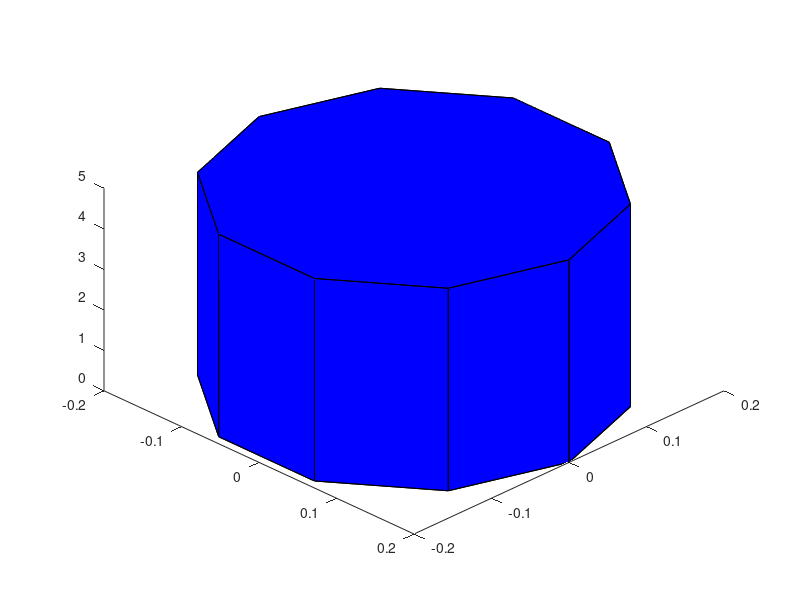

Write the MATLAB code that produced this figure.
function robot_draw
% Draw the static Scara Robot

r = 0.2; % radius
h = 5; % height
n = 10; % number of vertices in circle
dtheta = 2*pi/n;
theta = 0; 

% create vertices
bottom_verts = zeros(n,3);
top_verts = bottom_verts;
for i = 1:n  
    bottom_verts(i,:) = [r*cos(theta), r*sin(theta), 0];
    top_verts(i,:) = [r*cos(theta), r*sin(theta), h];
  
    theta = theta + dtheta;
end
     
vertices = [bottom_verts; top_verts];

top_face = 1:n;
bottom_face = n+1:2*n;

side_faces = zeros(n);
for i = 1:n-1
    side_faces(i,1:4) = [i, i+1, i+n+1, i+n];
    side_faces(i,5:n) = ones(1,n-4)*(i+n);
end
side_faces(n,1:4) = [2*n, n+1, 1, n];
side_faces(n,5:n) = ones(1,n-4)*n;

faces = [top_face; bottom_face; side_faces];
figure(1); clf;

patch('Vertices',vertices,'Faces',faces,'facecolor','b')
view([45 45])
faces
% keyboard;


end


% 
% % patch(?Vertices?,vertices_link1,?Faces?,faces_link1,?faceColor?,[RGB values])
% vertices = [0 0 0;
%             0 1 0;
%             1 1 0;
%             1 0 0;
%             0 0 1;
%             0 1 1;
%             1 1 1;
%             1 0 1];
% faces = [1 2 3 4; 5 6 7 8;
%          1 2 6 5; 2 3 7 6; 3 4 8 7; 1 4 8 5];
% 
% faces2 = [2 3 4 1 5 6];
     